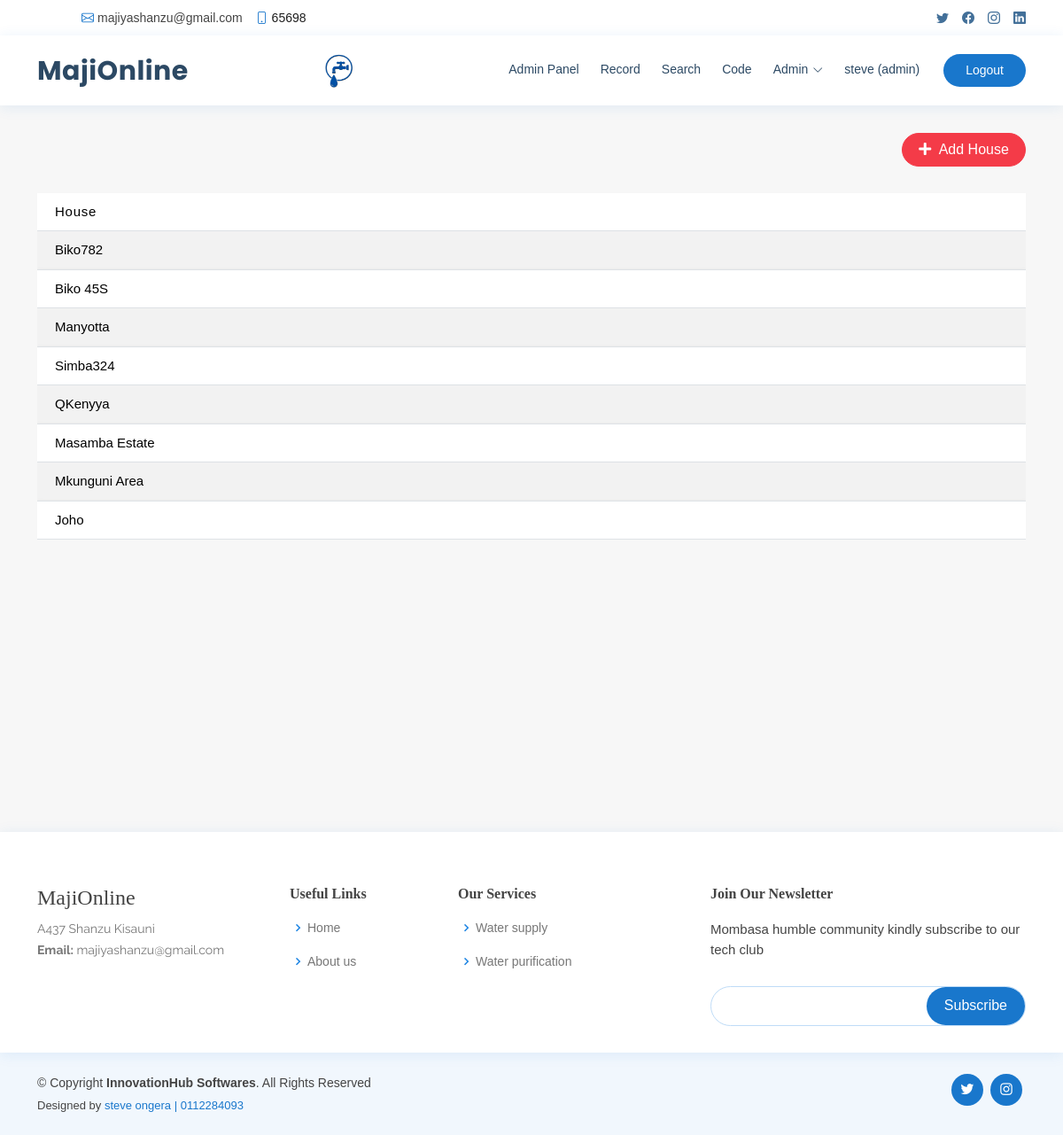
The page /house_list (signed in) on the database as committed earlier.
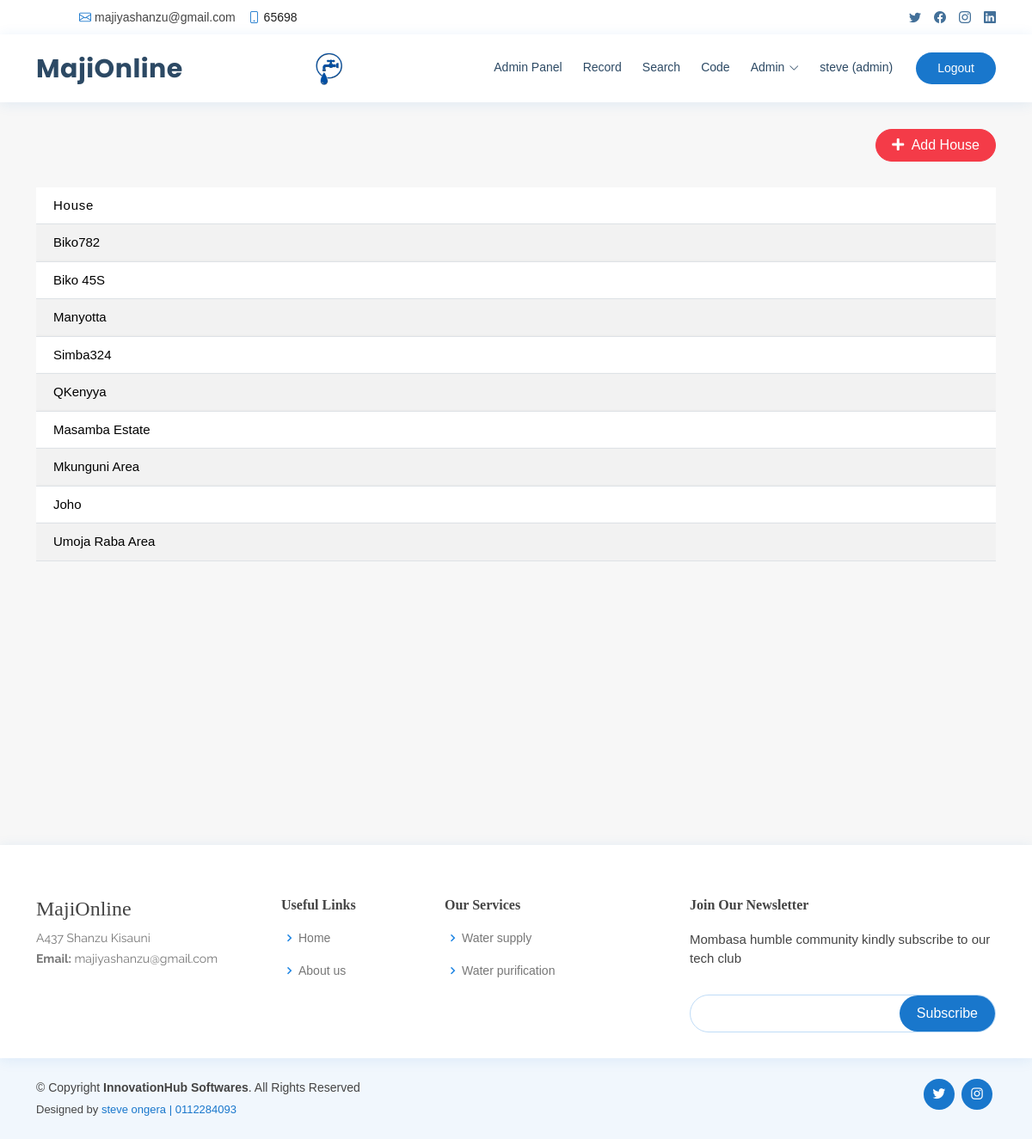
The same page on the database as committed later.
### Record/models.py (models this page shows, shortened)
class House(models.Model):
    name = models.CharField(max_length=100)

### Record/views.py (the view)
# urls.py: path('house_list', views.house_list , name='house_list'),
@login_required
@user_passes_test(is_admin_or_developer)
def house_list(request):
    tenants = House.objects.all()
    context = {
        'tenants': tenants
    }
    return render(request, 'house_list.html', context)

### Record/views.py (called while the page is built)
def is_admin_or_developer(user):
    return user.profile.user_type in ['admin', 'developer']

### templates/house_list.html (shortened to what this page needs)
{% extends 'base.html' %}
{% load static %}
{% block content %}
<link href="{% static 'assets/css/style2.css'%}" rel="stylesheet">
<br>
<br>
<br>
<br>
<main id="main" class="main">
    <section class="section">
        <div class="container">
                <div class="row">
                    <div class="col-md-12">
                        <div class="col-auto float-right ml-auto">
                            <a href="{% url 'add_house'%}" class="btn add-btn" data-toggle="modal"  ><i class="fa fa-plus"></i> Add House</a>
                        </div>
                        <br>
                        <br>
                        <br>
                        <div class="table-responsive">
                            <table class="table table-striped custom-table mb-0 datatable">
                                <thead>
                                    <tr>
                                        <th> House </th>
                                    </tr>
                                </thead>
                                <tbody>
                                    {% for tenant in tenants %}
                                    <tr>
                                    <td>
                                        {{  tenant.name }}
                                    </td>
                                   </tr>
                                    {% endfor %}
                                </tbody>
                            </table>
                        </div>
                    </div>
                </div>
            </div>
        </section>
 </main>
<br>
<br>
<br>
<br>
<br>
<br>
</body>
</html>
{% endblock%}

Rows that differ between the two databases and show on the page:
added House: name "Umoja Raba Area"
